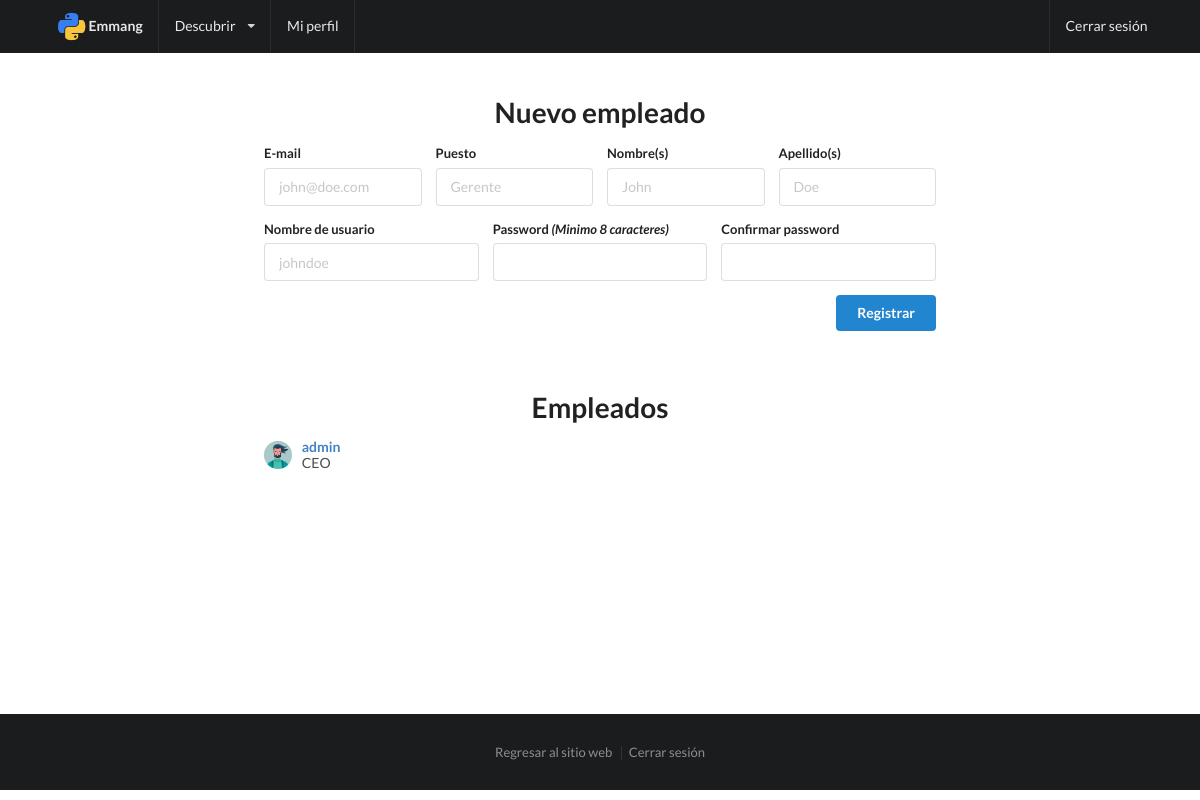
Before: /portal/empleados/ (signed in) with the older database file.
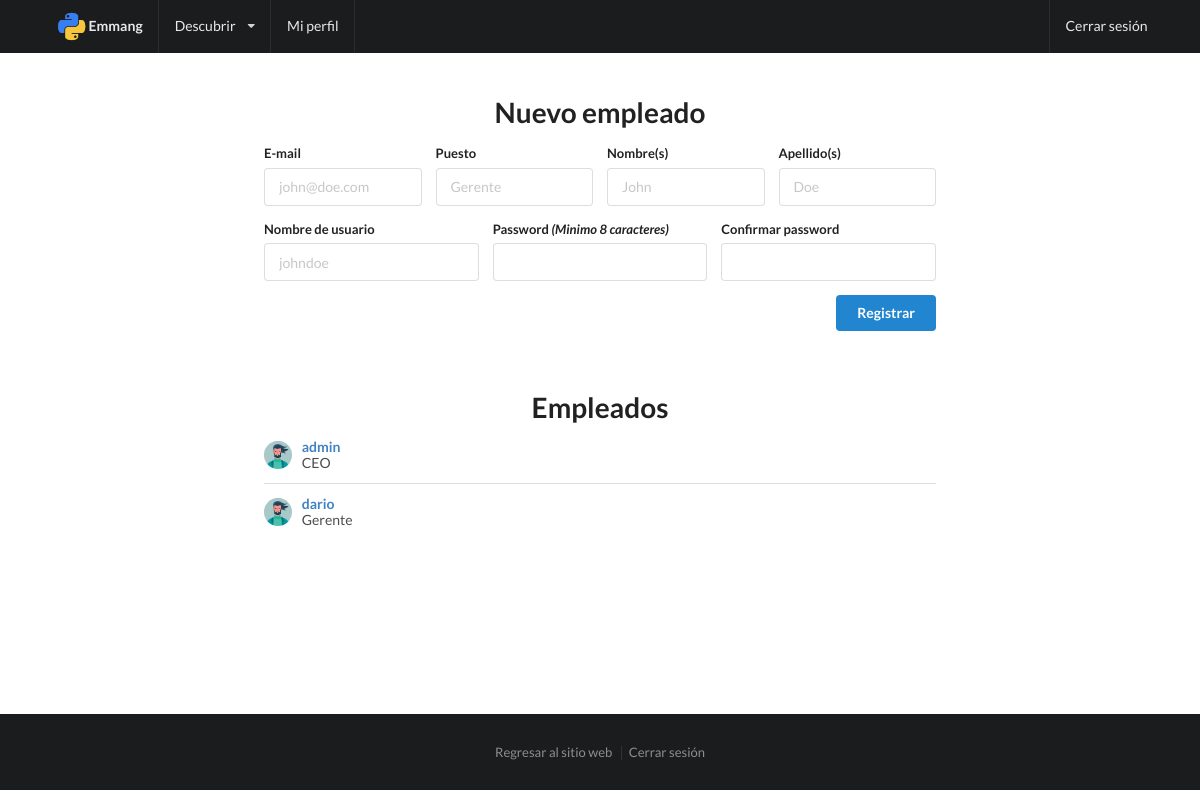
After: the same page with the newer database file.
### emmang/models.py (models this page shows, shortened)
class Empleado(models.Model):
    usuario = models.OneToOneField(User, on_delete=models.CASCADE)
    puesto = models.CharField(max_length=75)
    descripcion = models.TextField(null=True, blank=True)
    imagen = models.ImageField(null=True, blank=True, upload_to='img/')
    class Meta:
        verbose_name = "Empleado"
        verbose_name_plural = "Empleados"

### emmang/views.py (the view)
# urls.py: url(r'^portal/empleados/$', views.empleados, name='empleados'),
@login_required
def empleados(request):
    message = False
    if request.method == 'POST':
        form = UserCreateForm(request.POST)
        print(form)
        if form.is_valid():
            print('nice')
            print(form)
            user = form.save()
            empleado = Empleado.objects.create(usuario=user, puesto=form.cleaned_data["puesto"])
            empleado.save()
            print(empleado)
            message = user.username
    else:
        form = UserCreateForm()
    empleados = Empleado.objects.all()
    return render(request, 'emmang/empleados.html', {'form':form,'message':message,'empleados':empleados})

### emmang/forms.py
class UserCreateForm(UserCreationForm):
    puesto = forms.CharField()
    class Meta:
        model = User
        fields = ("username", "first_name", "last_name", "email", "password1", "password2")

### emmang/templates/emmang/empleados.html (shortened to what this page needs)
{% extends 'emmang/base.html' %}
{% load staticfiles %}
{% block content %}
{% include 'emmang/navbar.html' %}
<div class="ui main text container contenido-portal">
  <div class="ui basic segment">
    <h1 class="ui center aligned header">Nuevo empleado</h1>
    <form class="ui form" action="" method="post" enctype="multipart/form-data" id="employee-form">
      <div class="four fields">
        <div class="field">
          <label>E-mail</label>
          <input type="email" name="email" placeholder="john@doe.com" required="">
        </div>
        <div class="field">
          <label>Puesto</label>
          <input type="text" name="puesto" placeholder="Gerente" required="">
        </div>
        <div class="field">
          <label>Nombre(s)</label>
          <input type="text" name="first_name" placeholder="John" required="">
        </div>
        <div class="field">
          <label>Apellido(s)</label>
          <input type="text" name="last_name" placeholder="Doe" required="">
        </div>
      </div>
      <div class="three fields">
        <div class="field">
          <label>Nombre de usuario</label>
          <input type="text" name="username" placeholder="johndoe" required="">
        </div>
        <div class="field">
          <label>Password <i>(Minimo 8 caracteres)</i></label>
          <div class="ui input" id="pass1-container">
            <input type="password" name="password1" id="pass1" required="">
          </div>
        </div>
        <div class="field">
          <label>Confirmar password</label>
          <div class="ui input" id="pass1-container">
            <input type="password" name="password2" id="pass1" required="">
          </div>
        </div>
      </div>
      <button type="submit" class="ui primary right floated button">Registrar</button>
   </form>
 </div>
 <div class="ui basic separated segment">
   <h1 class="ui center aligned header">Empleados</h1>
   <div class="ui very relaxed middle aligned divided list">
     {% for empleado in empleados %}
     <div class="item">
       {% if empleado.imagen %}
         <img class="ui avatar image" src="media/{{empleado.imagen.url}}">
       {% else %}
         <img class="ui avatar image" src="{% static "img/smallmatthew.png" %}">
       {% endif %}
       <div class="content">
         <a href="{% url 'emmang:perfil' pk=empleado.pk %}" class="header">{{empleado.usuario.username}}</a>
         <div class="description">{{empleado.puesto}}</div>
       </div>
     </div>
     {% endfor %}
   </div>
 </div>
</div>
{% include 'emmang/footer.html' %}
{% endblock content %}

Changed rows visible on the page:
added Empleado: usuario.username "dario", puesto "Gerente"
